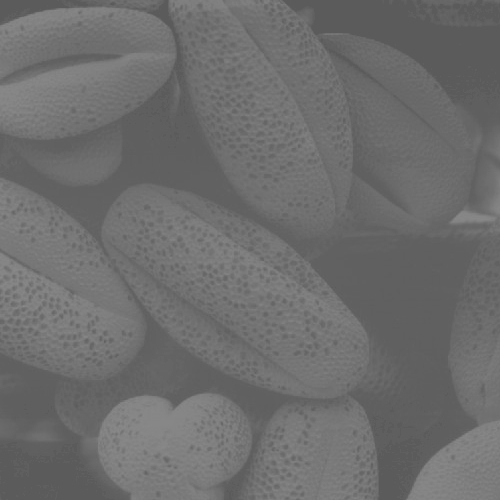
#> input picture Assignment/1810576130_Assignment10/blood.jpg, 500 x 500 px, found by its file name
$ python custom_equalize.py
#> lines starting #> are read from the running program, lines starting #| are printed output that depends on the picture
# https://levelup.gitconnected.com/introduction-to-histogram-equalization-for-digital-image-enhancement-420696db9e43

import numpy as np
import matplotlib.pyplot as plt
from PIL import Image
import cv2

#from Abir
#tutorial from : https://www.tutorialspoint.com/dip/histogram_equalization.htm
def get_custom_equalize_Hist(img):
    hist,bins = np.histogram(img,256,[0,256])
    cdf = hist.cumsum()
    m, n = img.shape
    new_img = img.copy()
    for i in range(m):
        for j in range(n):
            new_img[i,j] = np.round((cdf[img[i,j]] - cdf.min())/(m*n-cdf.min()) * 255)

    return new_img


img = cv2.imread('/home/kawsar/Desktop/Class_Resource/4th year 1st semester/4181- Digital Image Processing/ImageProcessingLab/Assignment/1810576130_Assignment10/blood.jpg', 0)
#> img is the input picture: shape (500, 500); min 90, max 138, mean 109.1

plt.figure(figsize=(20,20))

dimx, dimy , pos = 3, 2, 1

img_list = []
img_list.append([True, img,'Main Image'])
img_list.append([False, img,'Histogram of Main Image'])

ehimg = cv2.equalizeHist(img)
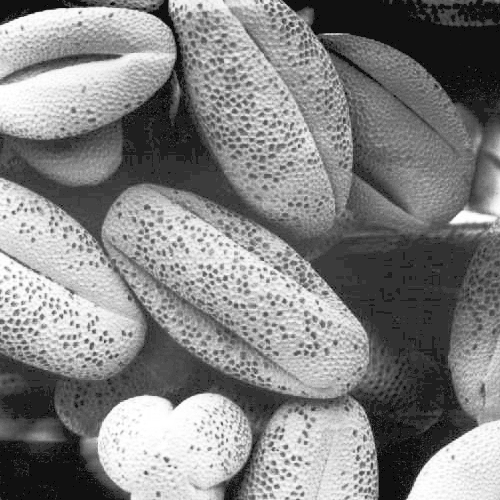
#> ehimg: shape (500, 500); min 0, max 255, mean 131.5
img_list.append([True, ehimg,'Equalize Histogram Image'])
img_list.append([False, ehimg,'Equalize Histogram'])

custom_ehimg = get_custom_equalize_Hist(img)
#> in get_custom_equalize_Hist, `hist,bins = np.histogram(img,256,[0,256])`: hist = 256 values, max 19057 at index 96, min 0 at index 0, mean 976.6; bins = 257 values from 0 to 256
#> in get_custom_equalize_Hist, `cdf = hist.cumsum()`: cdf = 256 values from 0 to 250000
img_list.append([True, custom_ehimg,'Custom Equalize Histogram Image'])
img_list.append([False, custom_ehimg,'Custom Equalize Histogram'])

for type, image, title in img_list:
    plt.subplot(dimx, dimy, pos)
    plt.title(title)

    if type==True:
        plt.imshow(image,cmap='gray')
    else:
        plt.hist(image.ravel(),256,[0,256])
    pos +=1
#> this loop made 6 passes
#> (type, title) on passes 1 to 6: (True, 'Main Image'), (False, 'Histogram of Main Image'), (True, 'Equalize Histogram Image'), (False, 'Equalize Histogram'), (True, 'Custom Equalize Histogram Image'), (False, 'Custom Equalize Histogram')
#> after the loop, pos = 7

# plt.title('Custom Histogram')
# plt.subplot(dimx,dimy,pos)
# plt.bar(pixels,hist,width=1.1)

plt.show()
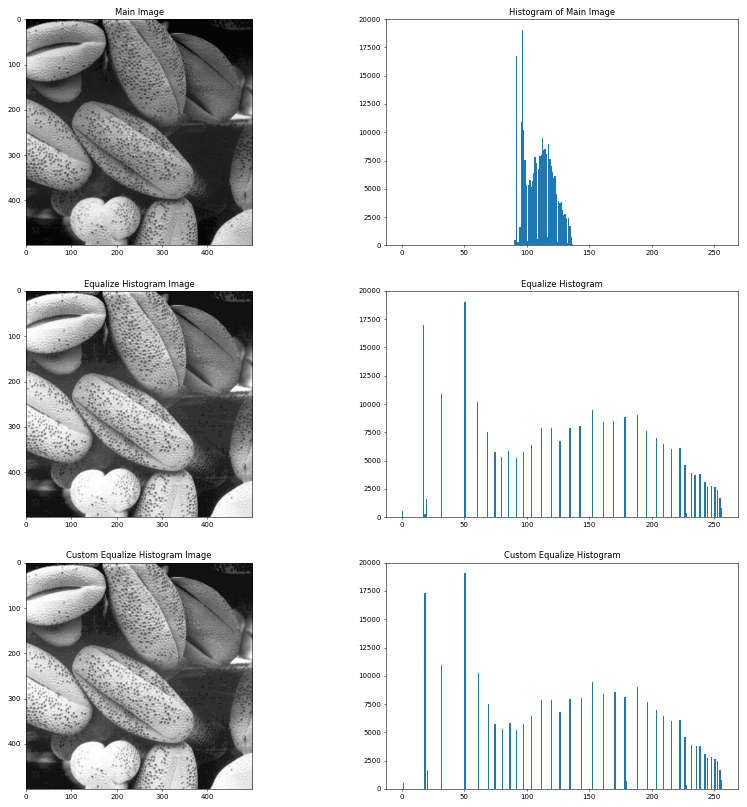
#> figure drawn by matplotlib, 6 panels; panel 2: tallest bar 19057 high, from x = 96 to 97; panel 4: tallest bar 19057 high, from x = 50 to 51; panel 6: tallest bar 19057 high, from x = 50 to 51

$ run again, with Assignment/1810576130_Assignment10/low_contrast.jpg copied over Assignment/1810576130_Assignment10/blood.jpg
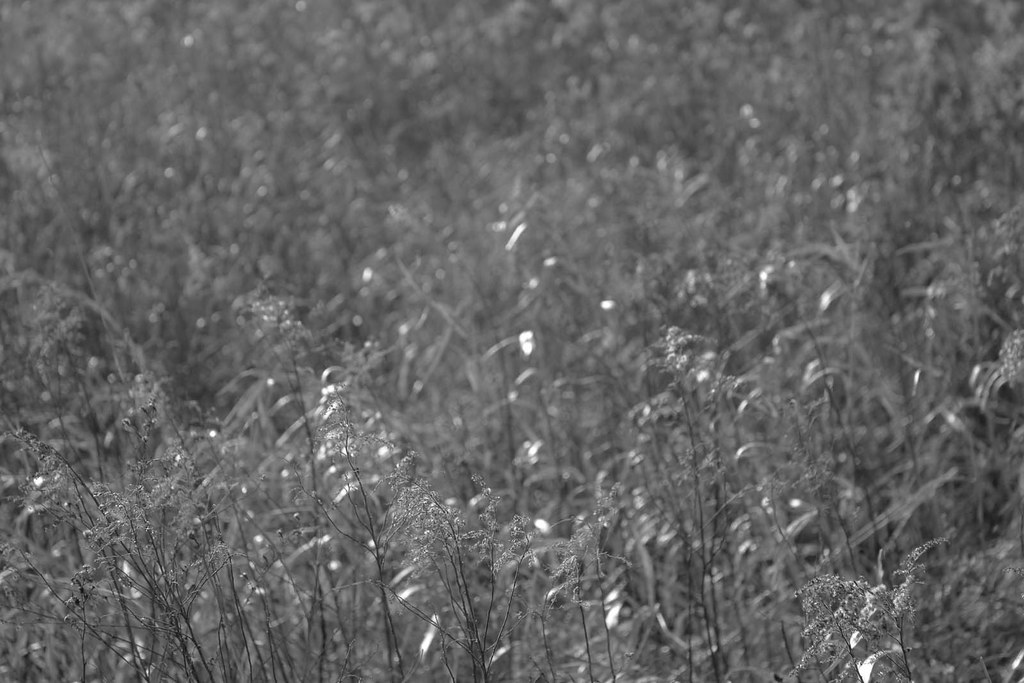
#> input picture Assignment/1810576130_Assignment10/low_contrast.jpg, 1024 x 683 px, found by its file name
#> img is the input picture: shape (683, 1024); min 7, max 255, mean 100
#> `ehimg = cv2.equalizeHist(img)`:
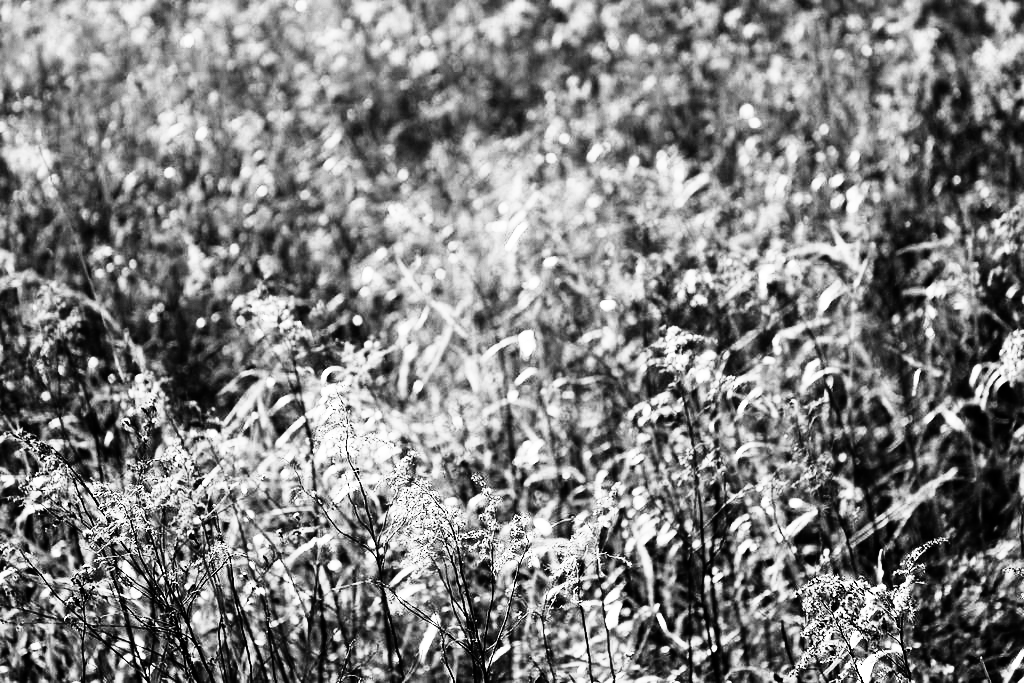
#> ehimg: shape (683, 1024); min 0, max 255, mean 129.4
#> hist = 256 values, max 16407 at index 98, min 0 at index 0, mean 2732; bins = 257 values from 0 to 256
#> cdf = 256 values from 0 to 699392
#> the loop `for type, image, title in img_list:` made 6 passes
#> (type, title) on passes 1 to 6: (True, 'Main Image'), (False, 'Histogram of Main Image'), (True, 'Equalize Histogram Image'), (False, 'Equalize Histogram'), (True, 'Custom Equalize Histogram Image'), (False, 'Custom Equalize Histogram')
#> after the loop `for type, image, title in img_list:`: pos = 7
